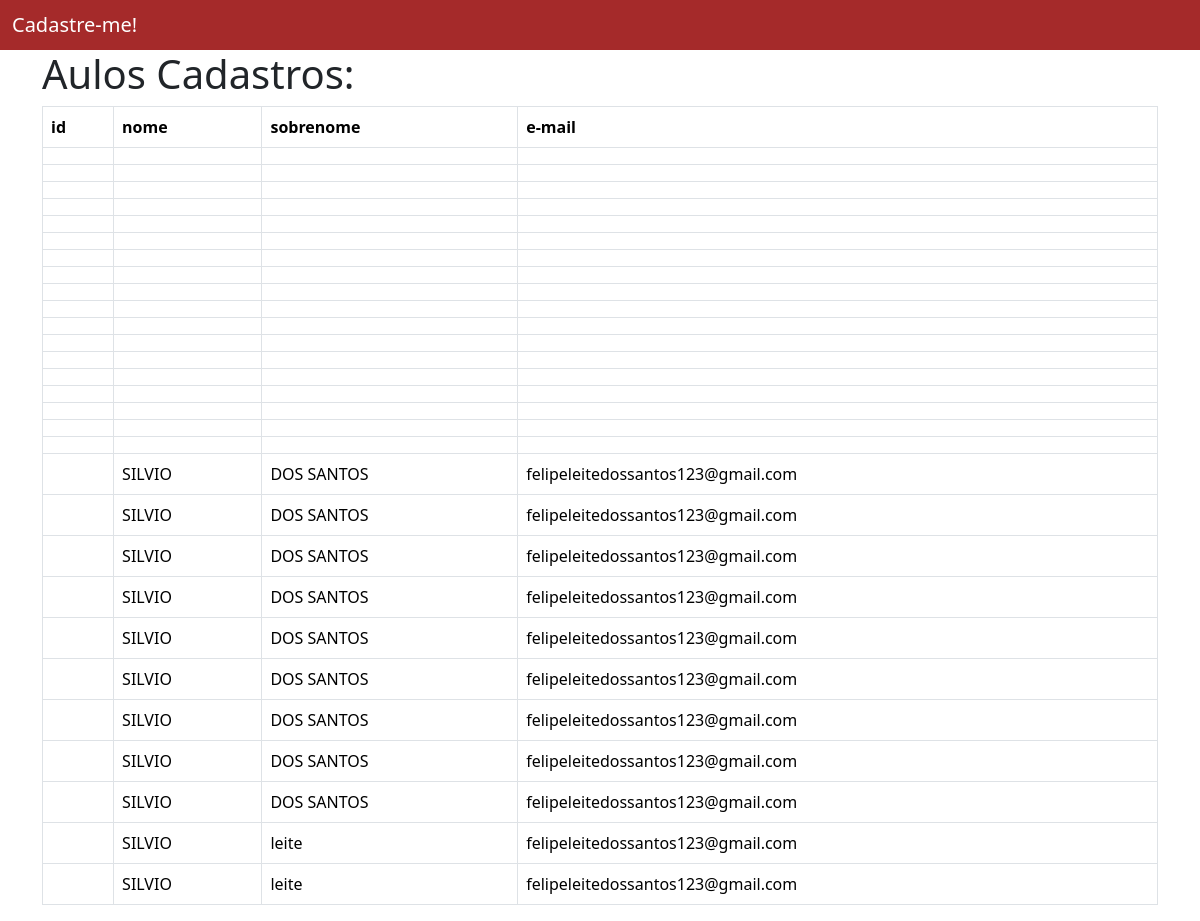
/usuarios/, run on an earlier commit of the app's database.
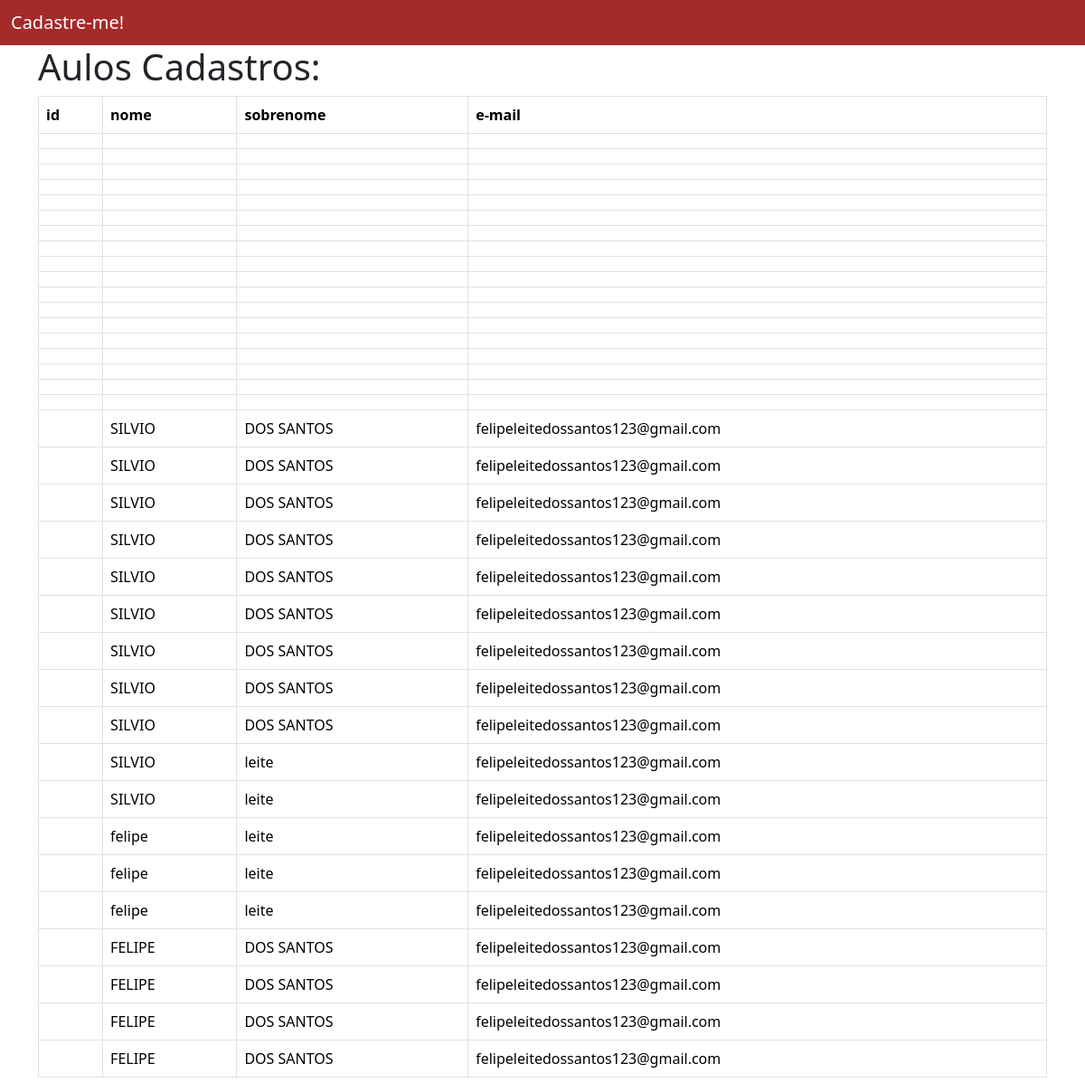
And on a later commit of the database.
### app_cad_usuarios/models.py (models this page shows)
class Usuario(models.Model):
    id_aluno = models.AutoField(primary_key=True)
    nome = models.TextField(max_length=255)
    sobrenome = models.TextField(max_length=255)
    email = models.TextField(max_length=255)

### app_cad_usuarios/views.py (the view)
# urls.py: path('usuarios/', views.usuarios, name='listagem_usuarios'),
def usuarios(request):
    if request.method == 'POST':
        novo_usuario = Usuario()
        novo_usuario.nome = request.POST.get('nome')
        novo_usuario.sobrenome = request.POST.get('sobrenome')
        novo_usuario.email = request.POST.get('email')
        novo_usuario.save()
    todos_usuarios = Usuario.objects.all()
    return render(request, 'usuarios/usuarios.html', {'usuarios': todos_usuarios})

### app_cad_usuarios/templates/usuarios/usuarios.html
{% extends 'usuarios/base.html' %}
{% block conteudo %}
<div class="container">
    <h1> Aulos Cadastros: </h1>
    <table class="table table-bordered table-stripe">
        <tr>
            <th>id</th>
            <th>nome</th>
            <th>sobrenome</th>
            <th>e-mail</th>
        </tr>
        {% for usuario in usuarios %}
            <tr>
                <td>{{ usuario.id }}</td>
                <td>{{ usuario.nome }}</td>
                <td>{{ usuario.sobrenome }}</td>
                <td>{{ usuario.email }}</td>
            </tr>
        {% endfor %}
    </table>
</div>
{% endblock %}

### app_cad_usuarios/templates/usuarios/base.html (shortened to what this page needs)
<!DOCTYPE html>
<html lang="pt-BR">
<head>
    <link href="https://cdn.jsdelivr.net/npm/bootstrap@5.3.3/dist/css/bootstrap.min.css" rel="stylesheet">
</head>
<body>
    <nav style="background-color: brown !important;" class="navbar bg-body-tertiary">
        <div class="container-fluid">
            <span class="navbar-brand mb-0 h1"><a style="text-decoration: none; color: #FFFFFF ;" href="{% url 'home'%}">Cadastre-me!</a></span>
        </div>
    </nav>
    {% block conteudo %}
    {% endblock %}
</body>
</html>

What changed in the data, as far as the page shows it:
added Usuario: nome "felipe", sobrenome "leite", email "felipeleitedossantos123@gmail.com"
added Usuario: nome "felipe", sobrenome "leite", email "felipeleitedossantos123@gmail.com"
added Usuario: nome "felipe", sobrenome "leite", email "felipeleitedossantos123@gmail.com"
added Usuario: nome "FELIPE", sobrenome "DOS SANTOS", email "felipeleitedossantos123@gmail.com"
added Usuario: nome "FELIPE", sobrenome "DOS SANTOS", email "felipeleitedossantos123@gmail.com"
added Usuario: nome "FELIPE", sobrenome "DOS SANTOS", email "felipeleitedossantos123@gmail.com"
added Usuario: nome "FELIPE", sobrenome "DOS SANTOS", email "felipeleitedossantos123@gmail.com"
